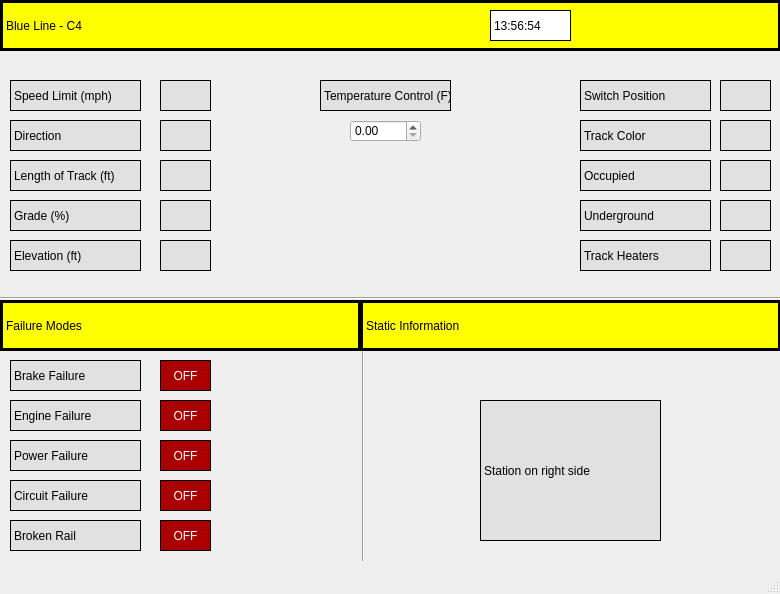
<?xml version="1.0" encoding="UTF-8"?>
<ui version="4.0">
 <class>Track_Model_Block</class>
 <widget class="QMainWindow" name="Track_Model_Block">
  <property name="geometry">
   <rect>
    <x>0</x>
    <y>0</y>
    <width>780</width>
    <height>594</height>
   </rect>
  </property>
  <property name="windowTitle">
   <string>MainWindow</string>
  </property>
  <widget class="QWidget" name="centralwidget">
   <widget class="QLabel" name="title">
    <property name="geometry">
     <rect>
      <x>0</x>
      <y>0</y>
      <width>781</width>
      <height>51</height>
     </rect>
    </property>
    <property name="styleSheet">
     <string notr="true">background-color: rgb(255, 255, 0);
font: 75 16pt &quot;MS Shell Dlg 2&quot;;


border: 3px solid black;</string>
    </property>
    <property name="text">
     <string>Blue Line - C4</string>
    </property>
   </widget>
   <widget class="QLabel" name="clock">
    <property name="geometry">
     <rect>
      <x>490</x>
      <y>10</y>
      <width>81</width>
      <height>31</height>
     </rect>
    </property>
    <property name="styleSheet">
     <string notr="true">border: 1px solid black;
font: 75 10pt &quot;MS Shell Dlg 2&quot;;
background-color: rgb(255, 255, 255);</string>
    </property>
    <property name="text">
     <string>13:56:54</string>
    </property>
   </widget>
   <widget class="QLabel" name="speed_limit_label">
    <property name="geometry">
     <rect>
      <x>10</x>
      <y>80</y>
      <width>131</width>
      <height>31</height>
     </rect>
    </property>
    <property name="styleSheet">
     <string notr="true">background-color: rgb(225, 225, 225);
border: 1px solid black;</string>
    </property>
    <property name="text">
     <string>Speed Limit (mph)</string>
    </property>
   </widget>
   <widget class="QLabel" name="direction_label">
    <property name="geometry">
     <rect>
      <x>10</x>
      <y>120</y>
      <width>131</width>
      <height>31</height>
     </rect>
    </property>
    <property name="styleSheet">
     <string notr="true">background-color: rgb(225, 225, 225);
border: 1px solid black;</string>
    </property>
    <property name="text">
     <string>Direction</string>
    </property>
   </widget>
   <widget class="QLabel" name="elevation_label">
    <property name="geometry">
     <rect>
      <x>10</x>
      <y>240</y>
      <width>131</width>
      <height>31</height>
     </rect>
    </property>
    <property name="styleSheet">
     <string notr="true">background-color: rgb(225, 225, 225);
border: 1px solid black;</string>
    </property>
    <property name="text">
     <string>Elevation (ft)</string>
    </property>
   </widget>
   <widget class="QLabel" name="length_label">
    <property name="geometry">
     <rect>
      <x>10</x>
      <y>160</y>
      <width>131</width>
      <height>31</height>
     </rect>
    </property>
    <property name="styleSheet">
     <string notr="true">background-color: rgb(225, 225, 225);
border: 1px solid black;</string>
    </property>
    <property name="text">
     <string>Length of Track (ft)</string>
    </property>
   </widget>
   <widget class="QLabel" name="grade_label">
    <property name="geometry">
     <rect>
      <x>10</x>
      <y>200</y>
      <width>131</width>
      <height>31</height>
     </rect>
    </property>
    <property name="styleSheet">
     <string notr="true">background-color: rgb(225, 225, 225);
border: 1px solid black;</string>
    </property>
    <property name="text">
     <string>Grade (%)</string>
    </property>
   </widget>
   <widget class="QLabel" name="track_color_label">
    <property name="geometry">
     <rect>
      <x>580</x>
      <y>120</y>
      <width>131</width>
      <height>31</height>
     </rect>
    </property>
    <property name="styleSheet">
     <string notr="true">background-color: rgb(225, 225, 225);
border: 1px solid black;</string>
    </property>
    <property name="text">
     <string>Track Color</string>
    </property>
   </widget>
   <widget class="QLabel" name="underground_label">
    <property name="geometry">
     <rect>
      <x>580</x>
      <y>200</y>
      <width>131</width>
      <height>31</height>
     </rect>
    </property>
    <property name="styleSheet">
     <string notr="true">background-color: rgb(225, 225, 225);
border: 1px solid black;</string>
    </property>
    <property name="text">
     <string>Underground</string>
    </property>
   </widget>
   <widget class="QLabel" name="track_heaters_label">
    <property name="geometry">
     <rect>
      <x>580</x>
      <y>240</y>
      <width>131</width>
      <height>31</height>
     </rect>
    </property>
    <property name="styleSheet">
     <string notr="true">background-color: rgb(225, 225, 225);
border: 1px solid black;</string>
    </property>
    <property name="text">
     <string>Track Heaters</string>
    </property>
   </widget>
   <widget class="QLabel" name="occupancy_label">
    <property name="geometry">
     <rect>
      <x>580</x>
      <y>160</y>
      <width>131</width>
      <height>31</height>
     </rect>
    </property>
    <property name="styleSheet">
     <string notr="true">background-color: rgb(225, 225, 225);
border: 1px solid black;</string>
    </property>
    <property name="text">
     <string>Occupied</string>
    </property>
   </widget>
   <widget class="QLabel" name="switch_position_label">
    <property name="geometry">
     <rect>
      <x>580</x>
      <y>80</y>
      <width>131</width>
      <height>31</height>
     </rect>
    </property>
    <property name="styleSheet">
     <string notr="true">background-color: rgb(225, 225, 225);
border: 1px solid black;</string>
    </property>
    <property name="text">
     <string>Switch Position</string>
    </property>
   </widget>
   <widget class="Line" name="line">
    <property name="geometry">
     <rect>
      <x>0</x>
      <y>290</y>
      <width>781</width>
      <height>16</height>
     </rect>
    </property>
    <property name="orientation">
     <enum>Qt::Horizontal</enum>
    </property>
   </widget>
   <widget class="Line" name="line_2">
    <property name="geometry">
     <rect>
      <x>353</x>
      <y>300</y>
      <width>20</width>
      <height>261</height>
     </rect>
    </property>
    <property name="orientation">
     <enum>Qt::Vertical</enum>
    </property>
   </widget>
   <widget class="QLabel" name="brake_failure_label">
    <property name="geometry">
     <rect>
      <x>10</x>
      <y>360</y>
      <width>131</width>
      <height>31</height>
     </rect>
    </property>
    <property name="styleSheet">
     <string notr="true">background-color: rgb(225, 225, 225);
border: 1px solid black;</string>
    </property>
    <property name="text">
     <string>Brake Failure</string>
    </property>
   </widget>
   <widget class="QLabel" name="broken_rail_label">
    <property name="geometry">
     <rect>
      <x>10</x>
      <y>520</y>
      <width>131</width>
      <height>31</height>
     </rect>
    </property>
    <property name="styleSheet">
     <string notr="true">background-color: rgb(225, 225, 225);
border: 1px solid black;</string>
    </property>
    <property name="text">
     <string>Broken Rail</string>
    </property>
   </widget>
   <widget class="QLabel" name="circuit_failure_label">
    <property name="geometry">
     <rect>
      <x>10</x>
      <y>480</y>
      <width>131</width>
      <height>31</height>
     </rect>
    </property>
    <property name="styleSheet">
     <string notr="true">background-color: rgb(225, 225, 225);
border: 1px solid black;</string>
    </property>
    <property name="text">
     <string>Circuit Failure</string>
    </property>
   </widget>
   <widget class="QLabel" name="engine_failure_label">
    <property name="geometry">
     <rect>
      <x>10</x>
      <y>400</y>
      <width>131</width>
      <height>31</height>
     </rect>
    </property>
    <property name="styleSheet">
     <string notr="true">background-color: rgb(225, 225, 225);
border: 1px solid black;</string>
    </property>
    <property name="text">
     <string>Engine Failure</string>
    </property>
   </widget>
   <widget class="QLabel" name="power_failure_label">
    <property name="geometry">
     <rect>
      <x>10</x>
      <y>440</y>
      <width>131</width>
      <height>31</height>
     </rect>
    </property>
    <property name="styleSheet">
     <string notr="true">background-color: rgb(225, 225, 225);
border: 1px solid black;</string>
    </property>
    <property name="text">
     <string>Power Failure</string>
    </property>
   </widget>
   <widget class="QLabel" name="speed_limit">
    <property name="geometry">
     <rect>
      <x>160</x>
      <y>80</y>
      <width>51</width>
      <height>31</height>
     </rect>
    </property>
    <property name="styleSheet">
     <string notr="true">background-color: rgb(225, 225, 225);
border: 1px solid black;</string>
    </property>
    <property name="text">
     <string/>
    </property>
   </widget>
   <widget class="QLabel" name="direction">
    <property name="geometry">
     <rect>
      <x>160</x>
      <y>120</y>
      <width>51</width>
      <height>31</height>
     </rect>
    </property>
    <property name="styleSheet">
     <string notr="true">background-color: rgb(225, 225, 225);
border: 1px solid black;</string>
    </property>
    <property name="text">
     <string/>
    </property>
   </widget>
   <widget class="QLabel" name="length">
    <property name="geometry">
     <rect>
      <x>160</x>
      <y>160</y>
      <width>51</width>
      <height>31</height>
     </rect>
    </property>
    <property name="styleSheet">
     <string notr="true">background-color: rgb(225, 225, 225);
border: 1px solid black;</string>
    </property>
    <property name="text">
     <string/>
    </property>
   </widget>
   <widget class="QLabel" name="elevation">
    <property name="geometry">
     <rect>
      <x>160</x>
      <y>240</y>
      <width>51</width>
      <height>31</height>
     </rect>
    </property>
    <property name="styleSheet">
     <string notr="true">background-color: rgb(225, 225, 225);
border: 1px solid black;</string>
    </property>
    <property name="text">
     <string/>
    </property>
   </widget>
   <widget class="QLabel" name="grade">
    <property name="geometry">
     <rect>
      <x>160</x>
      <y>200</y>
      <width>51</width>
      <height>31</height>
     </rect>
    </property>
    <property name="styleSheet">
     <string notr="true">background-color: rgb(225, 225, 225);
border: 1px solid black;</string>
    </property>
    <property name="text">
     <string/>
    </property>
   </widget>
   <widget class="QLabel" name="track_heaters">
    <property name="geometry">
     <rect>
      <x>720</x>
      <y>240</y>
      <width>51</width>
      <height>31</height>
     </rect>
    </property>
    <property name="styleSheet">
     <string notr="true">background-color: rgb(225, 225, 225);
border: 1px solid black;</string>
    </property>
    <property name="text">
     <string/>
    </property>
   </widget>
   <widget class="QLabel" name="underground">
    <property name="geometry">
     <rect>
      <x>720</x>
      <y>200</y>
      <width>51</width>
      <height>31</height>
     </rect>
    </property>
    <property name="styleSheet">
     <string notr="true">background-color: rgb(225, 225, 225);
border: 1px solid black;</string>
    </property>
    <property name="text">
     <string/>
    </property>
   </widget>
   <widget class="QLabel" name="occupancy">
    <property name="geometry">
     <rect>
      <x>720</x>
      <y>160</y>
      <width>51</width>
      <height>31</height>
     </rect>
    </property>
    <property name="styleSheet">
     <string notr="true">background-color: rgb(225, 225, 225);
border: 1px solid black;</string>
    </property>
    <property name="text">
     <string/>
    </property>
   </widget>
   <widget class="QLabel" name="track_color">
    <property name="geometry">
     <rect>
      <x>720</x>
      <y>120</y>
      <width>51</width>
      <height>31</height>
     </rect>
    </property>
    <property name="styleSheet">
     <string notr="true">background-color: rgb(225, 225, 225);
border: 1px solid black;</string>
    </property>
    <property name="text">
     <string/>
    </property>
   </widget>
   <widget class="QLabel" name="switch_position">
    <property name="geometry">
     <rect>
      <x>720</x>
      <y>80</y>
      <width>51</width>
      <height>31</height>
     </rect>
    </property>
    <property name="styleSheet">
     <string notr="true">background-color: rgb(225, 225, 225);
border: 1px solid black;</string>
    </property>
    <property name="text">
     <string/>
    </property>
   </widget>
   <widget class="QLabel" name="failure_title">
    <property name="geometry">
     <rect>
      <x>0</x>
      <y>300</y>
      <width>361</width>
      <height>51</height>
     </rect>
    </property>
    <property name="styleSheet">
     <string notr="true">background-color: rgb(255, 255, 0);
font: 75 16pt &quot;MS Shell Dlg 2&quot;;


border: 3px solid black;</string>
    </property>
    <property name="text">
     <string>Failure Modes</string>
    </property>
   </widget>
   <widget class="QLabel" name="beacon_info">
    <property name="geometry">
     <rect>
      <x>360</x>
      <y>300</y>
      <width>421</width>
      <height>51</height>
     </rect>
    </property>
    <property name="styleSheet">
     <string notr="true">background-color: rgb(255, 255, 0);
font: 75 16pt &quot;MS Shell Dlg 2&quot;;


border: 3px solid black;</string>
    </property>
    <property name="text">
     <string>Static Information</string>
    </property>
   </widget>
   <widget class="QLabel" name="brake_failure">
    <property name="geometry">
     <rect>
      <x>160</x>
      <y>360</y>
      <width>51</width>
      <height>31</height>
     </rect>
    </property>
    <property name="styleSheet">
     <string notr="true">background-color: rgb(225, 225, 225);
background-color: rgb(170, 0, 0);
border: 1px solid black;
color: white</string>
    </property>
    <property name="text">
     <string>OFF</string>
    </property>
    <property name="alignment">
     <set>Qt::AlignCenter</set>
    </property>
   </widget>
   <widget class="QLabel" name="engine_failure">
    <property name="geometry">
     <rect>
      <x>160</x>
      <y>400</y>
      <width>51</width>
      <height>31</height>
     </rect>
    </property>
    <property name="styleSheet">
     <string notr="true">background-color: rgb(225, 225, 225);
background-color: rgb(170, 0, 0);
border: 1px solid black;
color: white</string>
    </property>
    <property name="text">
     <string>OFF</string>
    </property>
    <property name="alignment">
     <set>Qt::AlignCenter</set>
    </property>
   </widget>
   <widget class="QLabel" name="broken_rail">
    <property name="geometry">
     <rect>
      <x>160</x>
      <y>520</y>
      <width>51</width>
      <height>31</height>
     </rect>
    </property>
    <property name="styleSheet">
     <string notr="true">background-color: rgb(225, 225, 225);
background-color: rgb(170, 0, 0);
border: 1px solid black;
color: white</string>
    </property>
    <property name="text">
     <string>OFF</string>
    </property>
    <property name="alignment">
     <set>Qt::AlignCenter</set>
    </property>
   </widget>
   <widget class="QLabel" name="circuit_failure">
    <property name="geometry">
     <rect>
      <x>160</x>
      <y>480</y>
      <width>51</width>
      <height>31</height>
     </rect>
    </property>
    <property name="styleSheet">
     <string notr="true">background-color: rgb(225, 225, 225);
background-color: rgb(170, 0, 0);
border: 1px solid black;
color: white</string>
    </property>
    <property name="text">
     <string>OFF</string>
    </property>
    <property name="alignment">
     <set>Qt::AlignCenter</set>
    </property>
   </widget>
   <widget class="QLabel" name="power_failiure">
    <property name="geometry">
     <rect>
      <x>160</x>
      <y>440</y>
      <width>51</width>
      <height>31</height>
     </rect>
    </property>
    <property name="styleSheet">
     <string notr="true">background-color: rgb(225, 225, 225);
background-color: rgb(170, 0, 0);
border: 1px solid black;
color: white</string>
    </property>
    <property name="text">
     <string>OFF</string>
    </property>
    <property name="alignment">
     <set>Qt::AlignCenter</set>
    </property>
   </widget>
   <widget class="QLabel" name="static_info">
    <property name="geometry">
     <rect>
      <x>480</x>
      <y>400</y>
      <width>181</width>
      <height>141</height>
     </rect>
    </property>
    <property name="styleSheet">
     <string notr="true">background-color: rgb(225, 225, 225);
border: 1px solid black;</string>
    </property>
    <property name="text">
     <string>Station on right side</string>
    </property>
   </widget>
   <widget class="QLabel" name="temperature_control">
    <property name="geometry">
     <rect>
      <x>320</x>
      <y>80</y>
      <width>131</width>
      <height>31</height>
     </rect>
    </property>
    <property name="styleSheet">
     <string notr="true">background-color: rgb(225, 225, 225);
border: 1px solid black;</string>
    </property>
    <property name="text">
     <string>Temperature Control (F)</string>
    </property>
   </widget>
   <widget class="QDoubleSpinBox" name="doubleSpinBox">
    <property name="geometry">
     <rect>
      <x>350</x>
      <y>120</y>
      <width>71</width>
      <height>22</height>
     </rect>
    </property>
   </widget>
  </widget>
  <widget class="QMenuBar" name="menubar">
   <property name="geometry">
    <rect>
     <x>0</x>
     <y>0</y>
     <width>780</width>
     <height>18</height>
    </rect>
   </property>
  </widget>
  <widget class="QStatusBar" name="statusbar"/>
 </widget>
 <resources/>
 <connections/>
</ui>
